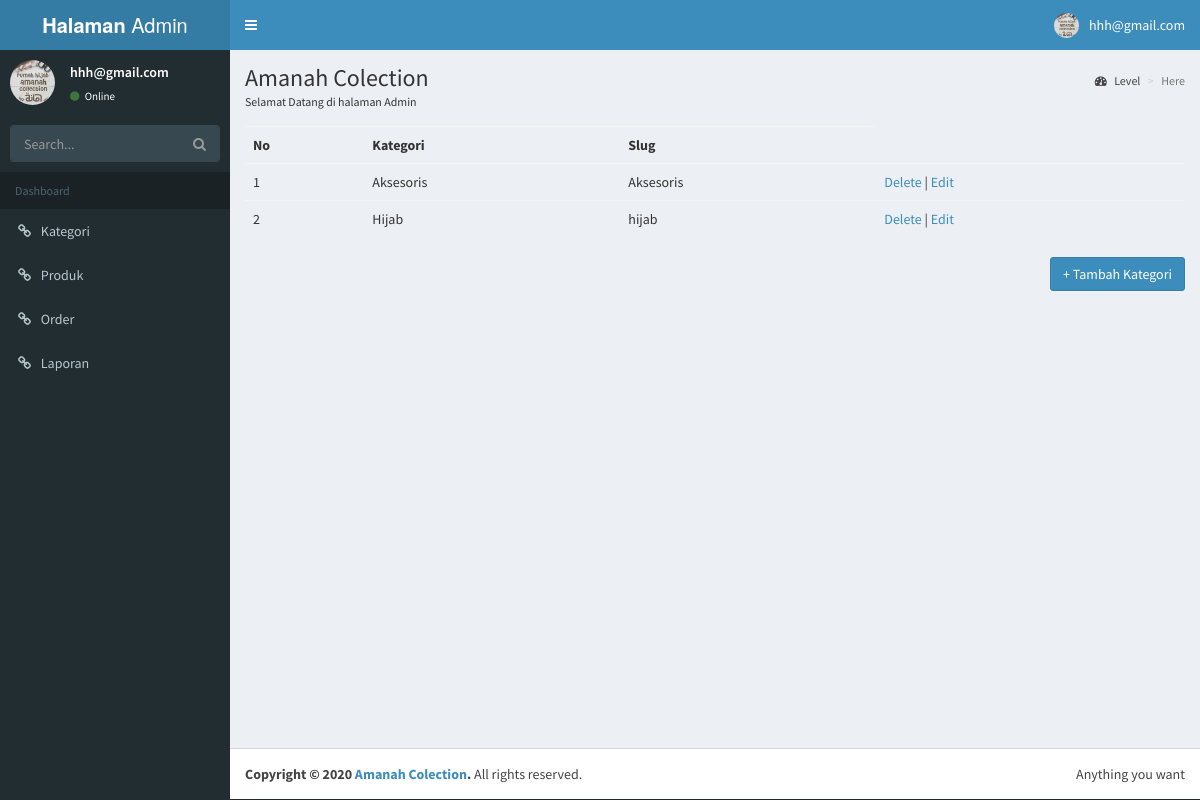
The app's page /admin/index.php?page=kategori (signed in) with its own data.
### tables this page shows
CREATE TABLE `kategori` (
  `id_kategori` int(11) NOT NULL,
  `nama_kategori` varchar(255) NOT NULL DEFAULT '',
  `slug` varchar(255) DEFAULT NULL
);

### admin/halaman/kategori/kategori.php (the view)
<?php
	include "../config/koneksi.php";
	$sql = "SELECT * FROM  kategori ORDER BY id_kategori DESC";
	$query = mysqli_query($koneksi, $sql) or die("select data menu error :".mysql_error());
?>
<div class="table-responsive">
    <table class="table table-hover">
        <tr>
            <th scope="col">No</th>
            <th scope="col">Kategori</th>
            <th scope="col">Slug</th>
        </tr>
        <?php if(mysqli_num_rows($query)>0){ ?>
        <?php
            $no = 1;
            while($data = mysqli_fetch_array($query)){
        ?>
        <tr>
            <td scope="row"><?= $no ?></td>
            <td><?= $data["nama_kategori"];?></td>
            <td><?= $data["slug"];?></td>
            <td>
                <a href="halaman/kategori/delete.php?id=<?= $data['id_kategori'];?>">Delete</a> |
                <a href="halaman/kategori/edit.php?id=<?= $data['id_kategori']; ?>">Edit</a>
            </td>
        </tr>
        <?php $no++; } ?>
        <?php } ?>
    </table>
</div>
<div>
    <a class="btn btn-primary pull-right" href="halaman/kategori/form.php" role="button">+ Tambah Kategori</a>
</div>

### records on screen
kategori: nama_kategori "Aksesoris", slug "Aksesoris"
kategori: nama_kategori "Hijab", slug "hijab"

### other values on screen
$_SESSION['email'] "hhh@gmail.com"
